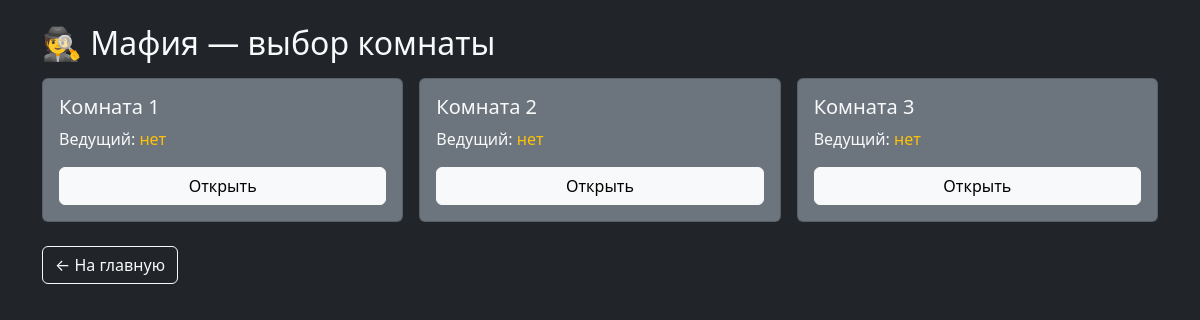
Page /mafia/ (signed in) on the committed database.
### mafia_app/models.py (models this page shows, shortened)
class MafiaRoom(models.Model):
    blocked_user_id = models.IntegerField(null=True, blank=True)
    winner_text = models.CharField(max_length=100, default="", blank=True)
    room_number = models.IntegerField(unique=True)
    max_players = models.IntegerField(default=20)
    host = models.ForeignKey(
        settings.AUTH_USER_MODEL,
        null=True,
        blank=True,
        on_delete=models.SET_NULL,
        related_name="mafia_host_rooms"
    )
    game_started = models.BooleanField(default=False)
    phase = models.CharField(max_length=20, default="lobby")
    day_number = models.IntegerField(default=0)
    night_number = models.IntegerField(default=0)
    turn_role = models.CharField(max_length=20, default="", blank=True)
    action_deadline = models.DateTimeField(null=True, blank=True)
    vote_stage = models.CharField(
        max_length=20,
        default="none",
        choices=[
            ("none", "none"),
            ("change_host_yesno", "change_host_yesno"),
            ("change_host_pick", "change_host_pick"),
        ]
    )
    vote_deadline = models.DateTimeField(null=True, blank=True)
    day_vote_deadline = models.DateTimeField(null=True, blank=True)
    created_at = models.DateTimeField(auto_now_add=True)

### mafia_app/views.py (the view)
# urls.py: path("", views.mafia_rooms, name="mafia_rooms"),
@login_required
def mafia_rooms(request):
    _get_or_create_rooms()
    rooms = MafiaRoom.objects.order_by("room_number")
    return render(request, "mafia/rooms.html", {"rooms": rooms})

### mafia_app/views.py (called while the page is built)
def _get_or_create_rooms():
    for i in [1, 2, 3]:
        MafiaRoom.objects.get_or_create(room_number=i)

### mafia_app/templates/mafia/rooms.html (shortened to what this page needs)
{% load static %}
<!DOCTYPE html>
<html lang="ru">
<head>
  <link href="https://cdn.jsdelivr.net/npm/bootstrap@5.3.8/dist/css/bootstrap.min.css" rel="stylesheet">
</head>
<body class="bg-dark text-light">
<div class="container py-4">
  <h2 class="mb-3">🕵️ Мафия — выбор комнаты</h2>
  <div class="row g-3">
    {% for r in rooms %}
      <div class="col-md-4">
        <div class="card bg-secondary text-light">
          <div class="card-body">
            <h5 class="card-title">Комната {{ r.room_number }}</h5>
            <p class="card-text">
              Ведущий:
              {% if r.host %}
                <b>{{ r.host.first_name|default:r.host.username }}</b>
              {% else %}
                <span class="text-warning">нет</span>
              {% endif %}
            </p>
            <a href="/mafia/room/{{ r.room_number }}/" class="btn btn-light w-100">
              Открыть
            </a>
          </div>
        </div>
      </div>
    {% endfor %}
  </div>
  <div class="mt-4">
    <a href="/" class="btn btn-outline-light">← На главную</a>
  </div>
</div>
</body>
</html>

### rows in the picture
MafiaRoom: room_number "1", shows "нет"
MafiaRoom: room_number "2", shows "нет"
MafiaRoom: room_number "3", shows "нет"
